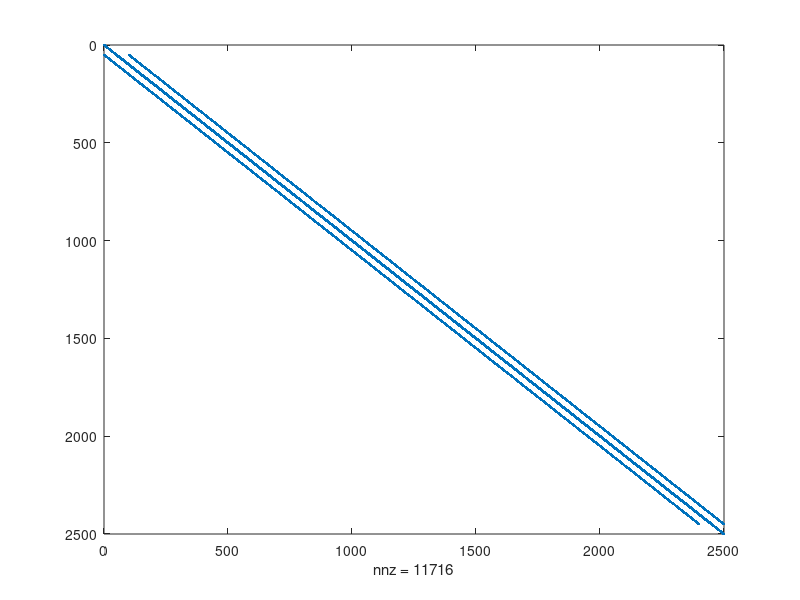
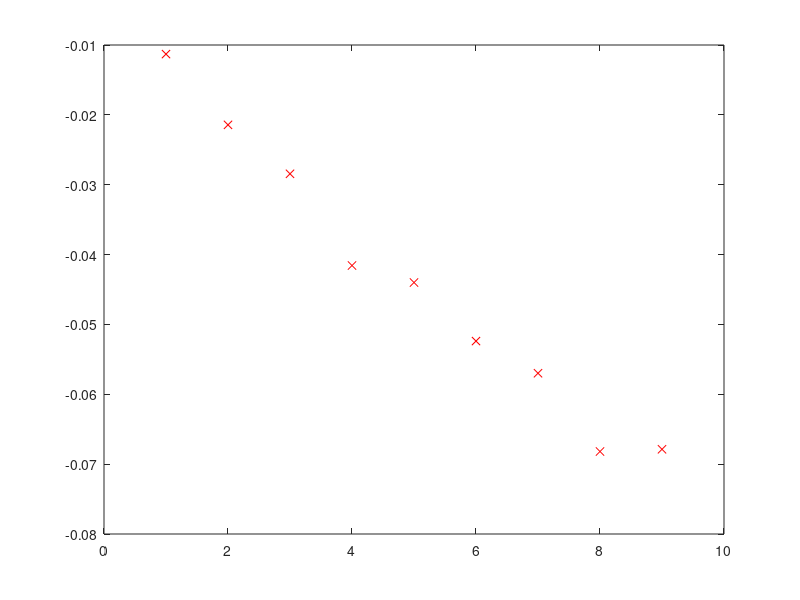
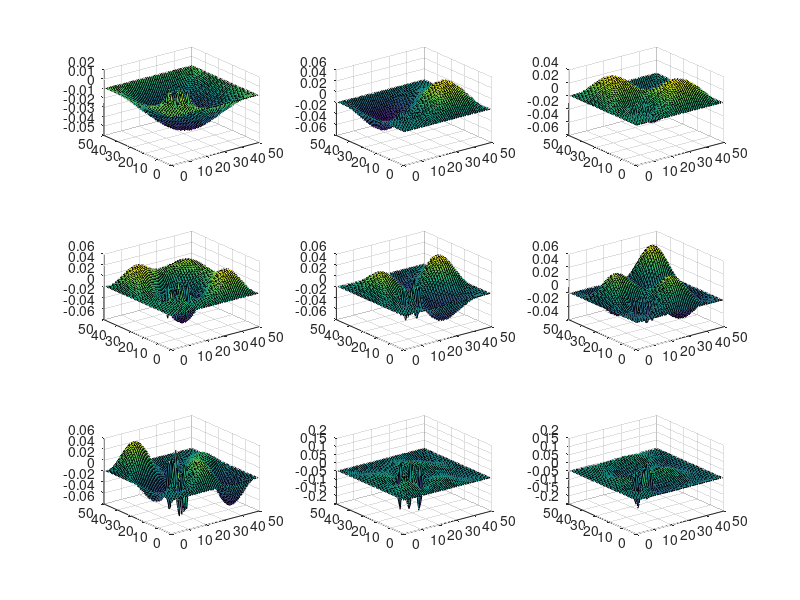

These figures' MATLAB source, in order:
% Name: Seth Thompson
% Student Number: 101031310

% ELEC 4700 | Harmonic Wave Equation PA

close all
clear 
clc

% Creating a sparse matrix 

nx = 50;
ny = 50;

G = sparse(nx*ny);

% populating the G matrix
for i = 1 : nx
    for j = 1 : ny
        n = j + (i - 1)*ny; % Node mapping as defined in slides.
        nxm = j + (i - 2)*ny;
        nxp = j + i*ny;
        nym = (j - 1) + (i - 1)*ny;
        nyp = (j + 1) + (i - 1)*ny;
        if (i == 1 || i == nx)
            G(n,n) = 1;
        elseif (j == 1 || j == ny)
            G(n,n) = 1;
        elseif (i > 10 && i < 20 && j > 10 && j < 20)
            G(n,n) = -2;
            G(n,nxm) = 1;
            G(n,nxp) = 1;
            G(n,nym) = 1;
            G(n,nyp) = 1;
        else
            G(n,n) = -4;
            G(n,nxm) = 1;
            G(n,nxp) = 1;
            G(n,nym) = 1;
            G(n,nyp) = 1;
        end
    end
end

% Looking at the sparse matrix to see the non-zero elements
figure(1)
spy(G)

% Obtaining the eigenvalues and eigenvectors
[E,D] = eigs(G,9,'SM');

% Plotting eigenvalues
figure(2)
plot(diag(D),'rx')

% Re-mapping Eigen vectors to matrix
for i = 1 : nx
    for j = 1:ny
        n = j + (i - 1)*ny;
        Mode1(i,j) = E(n,1); 
        Mode2(i,j) = E(n,2);
        Mode3(i,j) = E(n,3);   
        Mode4(i,j) = E(n,4);
        Mode5(i,j) = E(n,5);
        Mode6(i,j) = E(n,6);
        Mode7(i,j) = E(n,7);
        Mode8(i,j) = E(n,8);
        Mode9(i,j) = E(n,9);
    end
end

% Plotting all of the modes in one figure
figure (3)
subplot(3,3,1)
surf(Mode1)
subplot(3,3,2)
surf(Mode2)
subplot(3,3,3)
surf(Mode3)
subplot(3,3,4)
surf(Mode4)
subplot(3,3,5)
surf(Mode5)
subplot(3,3,6)
surf(Mode6)
subplot(3,3,7)
surf(Mode7)
subplot(3,3,8)
surf(Mode8)
subplot(3,3,9)
surf(Mode9)

